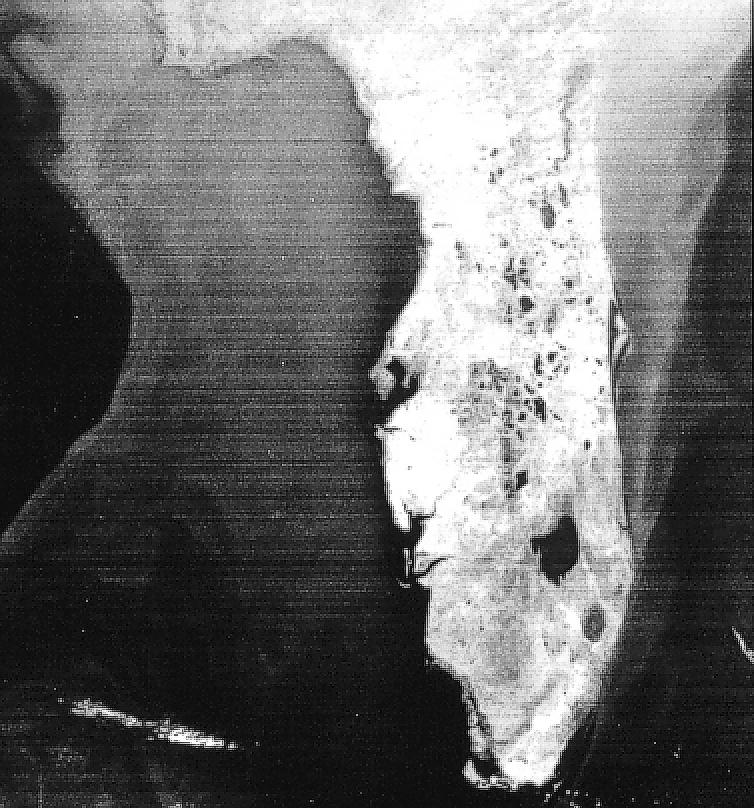
#> input picture Data/Floride.tif, 754 x 808 px, found by its file name
$ jupyter execute 'Leçon_4_Demo_detr2.ipynb'   (shell and % lines are left out)
#> lines starting #> are read from the running program, lines starting #| are printed output that depends on the picture; after the words box and inside, x2 and y2 are one past the last pixel; in counts of white or black regions, pixels touching at a corner belong together
<a target="_blank" href="https://colab.research.google.com/github/evaalonsoortiz/ELE8812-demos/blob/main/Demos/Lesson%204/Le%C3%A7on_4_Demo_detr2.ipynb">

</a>

# ELE8812 - Traitement fréquentiel

## Démo :  Détramage par filtrage ad hoc

### Référence : DIP 4e édition, Chapitre 5, « Periodic noise reduction using frequency domain filtering » p.340

Dans ce démo une image sera filtrée avec des filtres *notch* dans le domaine fréquentiel afin de retirer des artéfacts de scanning horizontal. Le bruit présent dans l’image est un bruit périodique affectant uniquement la direction horizontale. Il sera donc possible d’identifier dans la transformée de Fourier (TF) de l’image des régions à intensité élevée correspondant à la représentation spectrale du bruit. Un filtrage sélectif sera ensuite effectué pour atténuer le bruit sans affecter le contenu fréquentiel ne correspondant pas au bruit. Plus précisément, des filtres coupe-bande *notch* de type idéal et gaussien seront utilisés. Les filtres *notch* permettent une sélectivité encore plus grande que les filtres coupe- ou passe-bande.

[cell 1]
import numpy as np
import matplotlib.pyplot as plt
import scipy.io

from ipywidgets import interact, interactive, fixed, interact_manual
import ipywidgets as widgets

# Option d'affichage
plt.rcParams['figure.figsize'] = (16,6)
plt.rcParams['axes.linewidth'] = 3
plt.rcParams['axes.titlesize'] = 15
plt.rcParams['axes.titlepad'] = 15
plt.rcParams['xtick.labelsize'] = 12
plt.rcParams['ytick.labelsize'] = 12

# Image originale et sa TF

La présence du bruit se manifeste dans le module de la TF de l’image par des pics de forte intensité centrés en x = 0 et distribués sur l’axe vertical (ceci est attendu considérant que les artéfacts sont des lignes horizontales). Une transformation logarithmique du module de la TF a été effectuée pour étaler la gamme des valeurs de plus faible intensité et permettre d’avoir un meilleur aperçu du contenu fréquentiel présent dans l’image.

[cell 2]
# Charger image
A = plt.imread('Repo/Data/Floride.tif');
#> A is the input picture: shape (808, 754); min 0, max 255, mean 109.3

# Transformée de Fourier
pad = 30;
Me, Ne = A.shape
#> Me = 808; Ne = 754
AA = np.fft.fftshift(np.fft.fft2(np.double(A), (Me + pad, Ne + pad)))

plt.subplot(121); plt.imshow(A, cmap='gray'); plt.title('Image Originale'); plt.axis('off');
plt.subplot(122); plt.imshow(np.log(np.abs(AA)), cmap='gray'); plt.colorbar(); plt.title("Log-module de la TF de l'image originale"); plt.axis('off'); plt.show();
#> after `plt.subplot(122)`:
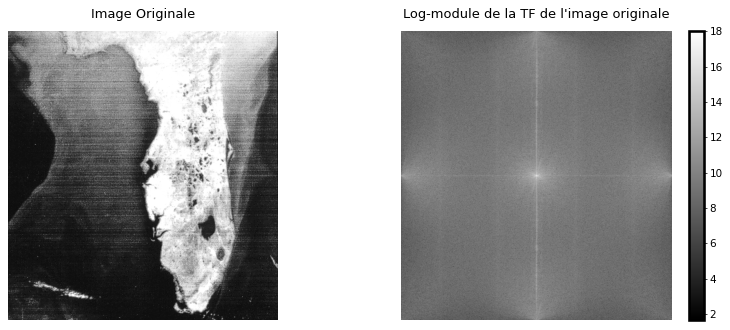
#> figure drawn by matplotlib, 3 panels

# Représentation fréquentielle des filtres

L’approche choisie est d’utiliser un filtre *notch* rectangulaire étroit en horizontal et s’étendant sur tout l’axe vertical sauf autour de l’origine. Ne pas filtrer trop proche de l’origine permet d’éviter d’éliminer le *dc term* et du contenu à basse fréquence qui ne correspond pas aux artéfacts. On peut voir que les bordures horizontales du filtre coupe-bande idéal sont plus abruptes que celles du filtre coupe-bande gaussien. Ces filtres sont multipliés à la TF de l’image avant d’effectuer une TF inverse pour obtenir l’image filtrée.

[cell 3]
largeur = 7
fc = 10
l = np.floor(largeur/2);

M,N = AA.shape
#> M = 838; N = 784

M0 = np.ceil((M+1) / 2)
#> M0 = 420
N0 = np.ceil((N+1) / 2)
#> N0 = 393

U, V = np.mgrid[1:M+1, N0-l:N0+l+1]
D2 = (U - M0)**2

HHi = np.ones((M, N))
HHg = np.ones((M, N))


HHg[:, int(N0-l):int(N0+l+1)] = np.exp(-D2 / (2*fc**2))
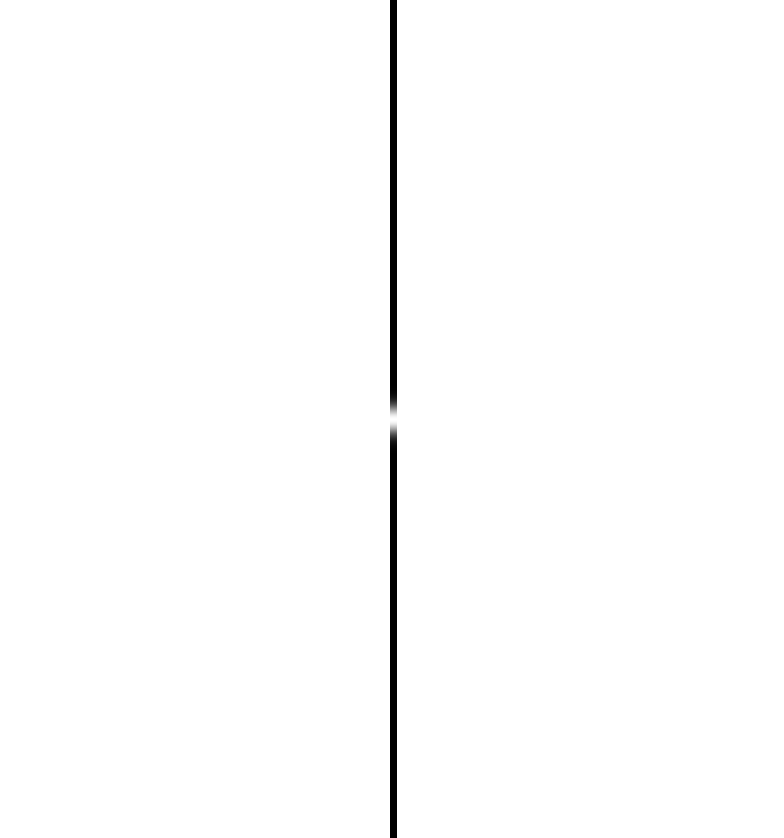
#> HHg: shape (838, 784) float64; min 0, max 1, mean 0.991
HHi[:, int(N0-l):int(N0+l+1)] = D2 < fc**2
#> HHi: shape (838, 784) float64; values 0 (black) and 1 (white), 99.1% white; 2 black regions, box (x1, y1, x2, y2) and area: (390, 0, 397, 410) 2870, (390, 429, 397, 838) 2863

# filtrage gaussien
BBg = AA * HHg
Bg = np.fft.ifft2(np.fft.ifftshift(BBg))[:Me,:Ne]


# filtrage idéal
BBi = AA * HHi;
Bi = np.fft.ifft2(np.fft.ifftshift(BBi))[:Me,:Ne]

[cell 4]
plt.subplot(121); plt.imshow(HHi, cmap='gray'); plt.title('Module de la TF du filtre \n (coupe-bande notch idéal)');
plt.subplot(122); plt.imshow(HHg, cmap='gray'); plt.title('Module de la TF du filtre \n (coupe-bande notch gaussien)');
plt.show()
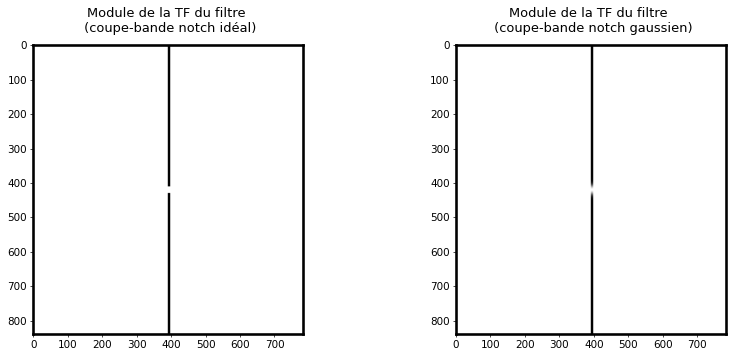
#> figure drawn by matplotlib, 2 panels

# Résultats

Certains artéfacts sont encore visibles dans les régions à plus faible intensité mais dans l’ensemble, le filtrage coupe-bande *notch* a permis d’atténuer la majorité des lignes de scanning. De plus, ce filtrage sélectif a permis d’atténuer le bruit sans affecter de façon trop significative le contenu « important » de l’image, contrairement au filtre passe-bas utilisé dans le démo demo_detr avec la même image. Ce filtre atténuait toutes les basses fréquences sous la fréquence de coupure, ce qui lissait l’image et entraînait une importante perte de détails.

[cell 5]
plt.subplot(131); plt.imshow(A, cmap='gray'); plt.title('Image originale'); plt.axis('off');
plt.subplot(132); plt.imshow(np.real(Bi), cmap='gray'); plt.axis('off'); plt.title('Image détramée \n (coupe-bande notch idéal)');
plt.subplot(133); plt.imshow(np.real(Bg), cmap='gray'); plt.axis('off'); plt.title('Image détramée \n (coupe-bande notch gaussien)');
plt.show()
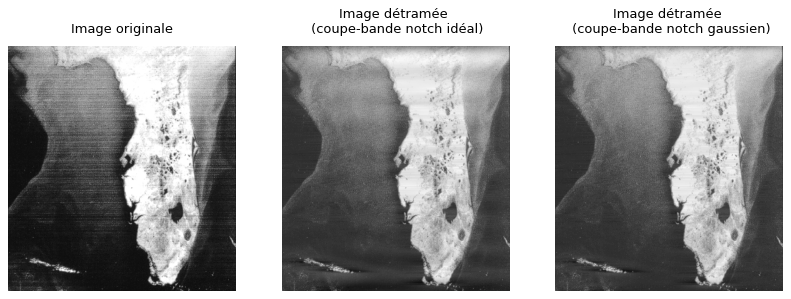
#> figure drawn by matplotlib, 3 panels
